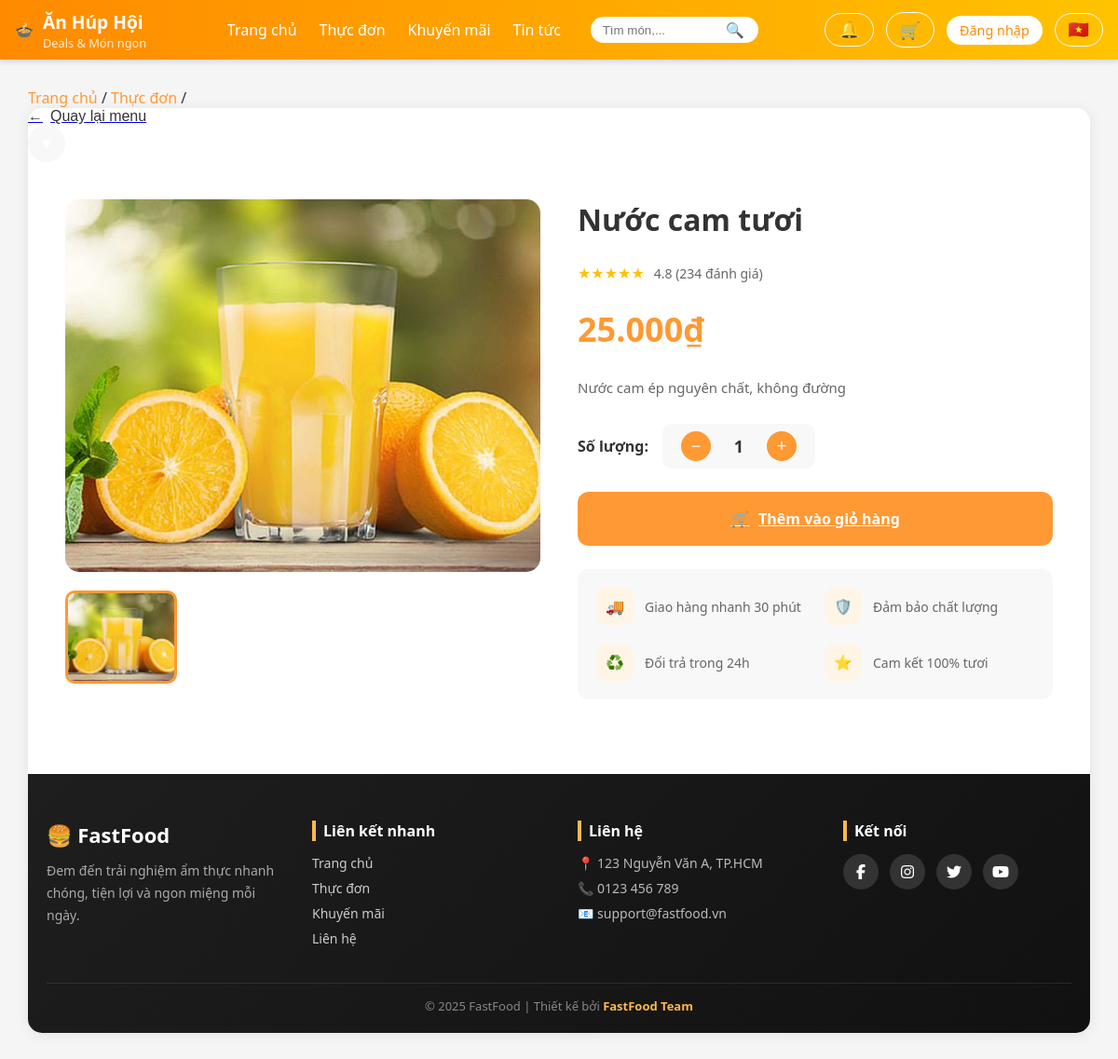
Screenshot of /pages/chitietmonan.php?mamon=7 with the database file from the repository.
### tables this page shows
CREATE TABLE Monan (
  Mamon INT AUTO_INCREMENT PRIMARY KEY,
  Tenmon VARCHAR(100) NOT NULL,
  Giaban DECIMAL(10,2) NOT NULL,
  Giagoc DECIMAL(10,2) NOT NULL,
  Noidung VARCHAR(500),
  Anh VARCHAR(255),
  Maloai INT,
  FOREIGN KEY (Maloai) REFERENCES Loaimonan(Maloai)
);

### functions/functions.php (called while the page is built, shortened)
<?php
if (!function_exists('resolveImagePath')) {
	function resolveImagePath($path, $default = '/assets/img/default-food.jpg') {
		$p = trim((string)$path);
		$knownPrefixes = ['assets/', 'uploads/', 'images/'];
		foreach ($knownPrefixes as $pre) {
			if (stripos($p, $pre) === 0) return '/' . $p;
		}
		return '/assets/img/' . ltrim($p, '/');
	}
}
?>

### pages/chitietmonan.php (the view, shortened to what this page needs)
<?php
require_once __DIR__ . '/../database/db.php';
require_once __DIR__ . '/../functions/functions.php';
$mamon = isset($_GET['mamon']) ? intval($_GET['mamon']) : 0;
$product = null;
$images = [];
if ($mamon > 0) {
    $sql = "SELECT Mamon, Tenmon, Giaban, Anh, Noidung, COALESCE(Giagoc, 0) AS Giagoc FROM Monan WHERE Mamon = ? LIMIT 1";
    if ($stmt = $conn->prepare($sql)) {
        $stmt->bind_param('i', $mamon);
        $stmt->execute();
        $res = $stmt->get_result();
        if ($res && $res->num_rows > 0) {
            $product = $res->fetch_assoc();
            if (!empty($product['Anh'])) {
                if (strpos($product['Anh'], '|') !== false) {
                    $images = array_filter(array_map('trim', explode('|', $product['Anh'])));
                } else {
                    $images = [trim($product['Anh'])];
                }
            }
        }
    }
}
?>
<!DOCTYPE html>
<html lang="vi">
<head>
    <link rel="stylesheet" href="/assets/css/chitietmonan.css">
</head>
<body>
    <?php include __DIR__ . '/../includes/header.php'; ?>
    <div class="container">
        <div class="breadcrumb">
            <a href="../index.php">Trang chủ</a> / <a href="#">Thực đơn</a> /
        </div>
        <div class="product-card">
        <div class="header">
            <a href = '/index.php'>
                <button class="back-btn">
                    <span>←</span>
                    <span>Quay lại menu</span>
                </button>
            </a>
            <div class="header-actions">
                <button class="icon-btn" id="favoriteBtn">♥</button>
            </div>
        </div>
        <div class="product-content">
            <div class="gallery">
                <div class="main-image">
                    <?php if ($product && !empty($images)): ?>
                        <img id="mainImage" src="<?php echo htmlspecialchars(resolveImagePath($images[0])); ?>" alt="<?php echo htmlspecialchars($product['Tenmon']); ?>">
                    <?php else: ?>
                        <img id="mainImage" src="/assets/img/default-food.jpg" alt="Sản phẩm">
                    <?php endif; ?>
                </div>
                <div class="thumbnails">
                    <?php if (!empty($images)): ?>
                        <?php foreach ($images as $idx => $img): ?>
                            <div class="thumbnail <?php echo $idx === 0 ? 'active' : ''; ?>" data-index="<?php echo $idx; ?>">
                                <img src="<?php echo htmlspecialchars(resolveImagePath($img)); ?>" alt="Thumb <?php echo $idx+1; ?>">
                            </div>
                        <?php endforeach; ?>
                    <?php else: ?>
                        <div class="thumbnail active" data-index="0">
                            <img src="/assets/img/default-food.jpg" alt="Thumb 1">
                        </div>
                    <?php endif; ?>
                </div>
            </div>
            <div class="product-info">
                <h1 class="product-title"><?php echo $product ? htmlspecialchars($product['Tenmon']) : 'Sản phẩm'; ?></h1>
                <div class="rating">
                    <div class="stars">★★★★★</div>
                    <span class="rating-text">4.8 (234 đánh giá)</span>
                </div>
                <div class="price-section">
                    <span class="current-price"><?php echo $product ? number_format(floatval($product['Giaban']),0,',','.').'₫' : ''; ?></span>
                </div>
                <p class="description">
                    <?php echo $product ? nl2br(htmlspecialchars($product['Noidung'])) : 'Mô tả sản phẩm chưa có.'; ?>
                </p>
                <div class="quantity-selector">
                    <div class="quantity-label">Số lượng:</div>
                    <div class="quantity-controls">
                        <button class="quantity-btn" id="decreaseBtn">−</button>
                        <span class="quantity-value" id="quantityValue">1</span>
                        <button class="quantity-btn" id="increaseBtn">+</button>
                    </div>
                </div>
                <div class="action-buttons">
                    <?php if ($product): ?>
                        <a class="add-to-cart-btn" href="/pages/cart.php?add=<?php echo intval($mamon); ?>&return_url=/pages/cart.php">
                            <span>🛒</span>
                            <span>Thêm vào giỏ hàng</span>
                        </a>
                    <?php endif; ?>
                </div>
                <div class="features">
                    <div class="feature">
                        <div class="feature-icon">🚚</div>
                        <div class="feature-text">Giao hàng nhanh 30 phút</div>
                    </div>
                    <div class="feature">
                        <div class="feature-icon">🛡️</div>
                        <div class="feature-text">Đảm bảo chất lượng</div>
                    </div>
                    <div class="feature">
                        <div class="feature-icon">♻️</div>
                        <div class="feature-text">Đổi trả trong 24h</div>
                    </div>
                    <div class="feature">
                        <div class="feature-icon">⭐</div>
                        <div class="feature-text">Cam kết 100% tươi</div>
                    </div>
                </div>
            </div>
        </div>
    <?php include __DIR__ . '/../includes/footer.php'; ?>
</body>
</html>

### assets/css/chitietmonan.css (style rules this page uses)
* { margin: 0; padding: 0; box-sizing: border-box; }
body { font-family: 'Segoe UI', Tahoma, Geneva, Verdana, sans-serif; background: #f5f5f5; min-height: 100vh; }
.header-actions { display: flex; gap: 15px; align-items: center; }
.icon-btn { width: 40px; height: 40px; border-radius: 50%; border: 2px solid white; background: transparent; color: white; cursor: pointer; display: flex; align-items: center; justify-content: center; transition: all 0.3s; font-size: 18px; }
.container { max-width: 1400px; margin: 30px auto; padding: 0 30px; }
.breadcrumb a { color: #ff9933; text-decoration: none; }
.product-card { background: white; border-radius: 15px; overflow: hidden; box-shadow: 0 2px 15px rgba(0,0,0,0.08); }
.back-btn { display: flex; align-items: center; gap: 8px; background: none; border: none; font-size: 16px; color: #333; cursor: pointer; transition: color 0.3s; }
.header-actions { display: flex; gap: 15px; }
.icon-btn { width: 40px; height: 40px; border-radius: 50%; border: none; background: #f8f8f8; cursor: pointer; display: flex; align-items: center; justify-content: center; transition: all 0.3s; }
.product-content { display: grid; grid-template-columns: 1fr 1fr; gap: 40px; padding: 40px; }
.gallery { display: flex; flex-direction: column; gap: 20px; }
.main-image { width: 100%; height: 400px; border-radius: 15px; overflow: hidden; position: relative; }
.main-image img { width: 100%; height: 100%; object-fit: cover; transition: transform 0.3s; }
.thumbnails { display: grid; grid-template-columns: repeat(4, 1fr); gap: 10px; }
.thumbnail { height: 100px; border-radius: 10px; overflow: hidden; cursor: pointer; border: 3px solid transparent; transition: all 0.3s; }
.thumbnail.active { border-color: #ff9933; }
.thumbnail img { width: 100%; height: 100%; object-fit: cover; }
.product-info { display: flex; flex-direction: column; gap: 25px; }
.product-title { font-size: 32px; font-weight: bold; color: #333; }
.rating { display: flex; align-items: center; gap: 10px; }
.stars { display: flex; gap: 3px; color: #ffc107; }
.rating-text { color: #666; font-size: 14px; }
.price-section { display: flex; align-items: center; gap: 15px; }
.current-price { font-size: 36px; font-weight: bold; color: #ff9933; }
.description { color: #666; line-height: 1.8; font-size: 15px; }
.quantity-selector { display: flex; align-items: center; gap: 15px; }
.quantity-label { font-weight: 600; color: #333; }
.quantity-controls { display: flex; align-items: center; gap: 15px; background: #f8f8f8; padding: 8px 20px; border-radius: 10px; }
.quantity-btn { width: 32px; height: 32px; border: none; background: #ff9933; color: white; border-radius: 50%; cursor: pointer; font-size: 18px; display: flex; align-items: center; justify-content: center; transition: all 0.3s; }
.quantity-value { font-size: 18px; font-weight: bold; min-width: 30px; text-align: center; }
.action-buttons { display: flex; gap: 15px; }
.add-to-cart-btn { flex: 1; padding: 18px; background: #ff9933; color: white; border: none; border-radius: 12px; font-size: 16px; font-weight: bold; cursor: pointer; display: flex; align-items: center; justify-content: center; gap: 10px; transition: all 0.3s; }
.features { display: grid; grid-template-columns: repeat(2, 1fr); gap: 20px; padding: 20px; background: #f8f8f8; border-radius: 12px; }
.feature { display: flex; align-items: center; gap: 12px; }
.feature-icon { width: 40px; height: 40px; background: #fff5e6; border-radius: 10px; display: flex; align-items: center; justify-content: center; color: #ff9933; }
.feature-text { font-size: 14px; color: #666; }

### assets/css/header.css (style rules this page uses)
* { box-sizing: border-box; margin: 0; padding: 0; }
body { font-family: "Segoe UI", Roboto, Arial, sans-serif; color: #333; }

### rows the page displays
monan: Anh (picture), Tenmon "Nước cam tươi", Giaban "25.000", Noidung "Nước cam ép nguyên chất, không đường"
